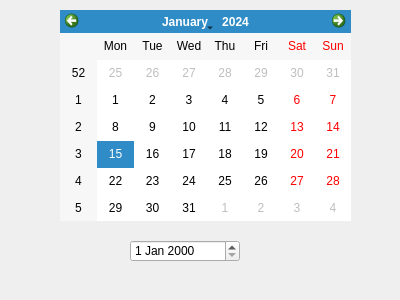
<?xml version="1.0" encoding="UTF-8"?>
<ui version="4.0">
 <class>Dialog</class>
 <widget class="QDialog" name="Dialog">
  <property name="geometry">
   <rect>
    <x>0</x>
    <y>0</y>
    <width>400</width>
    <height>300</height>
   </rect>
  </property>
  <property name="windowTitle">
   <string>Dialog</string>
  </property>
  <widget class="QCalendarWidget" name="calendarWidget">
   <property name="geometry">
    <rect>
     <x>60</x>
     <y>10</y>
     <width>291</width>
     <height>211</height>
    </rect>
   </property>
  </widget>
  <widget class="QDateEdit" name="dateEdit">
   <property name="geometry">
    <rect>
     <x>130</x>
     <y>240</y>
     <width>110</width>
     <height>22</height>
    </rect>
   </property>
  </widget>
 </widget>
 <resources/>
 <connections/>
</ui>
